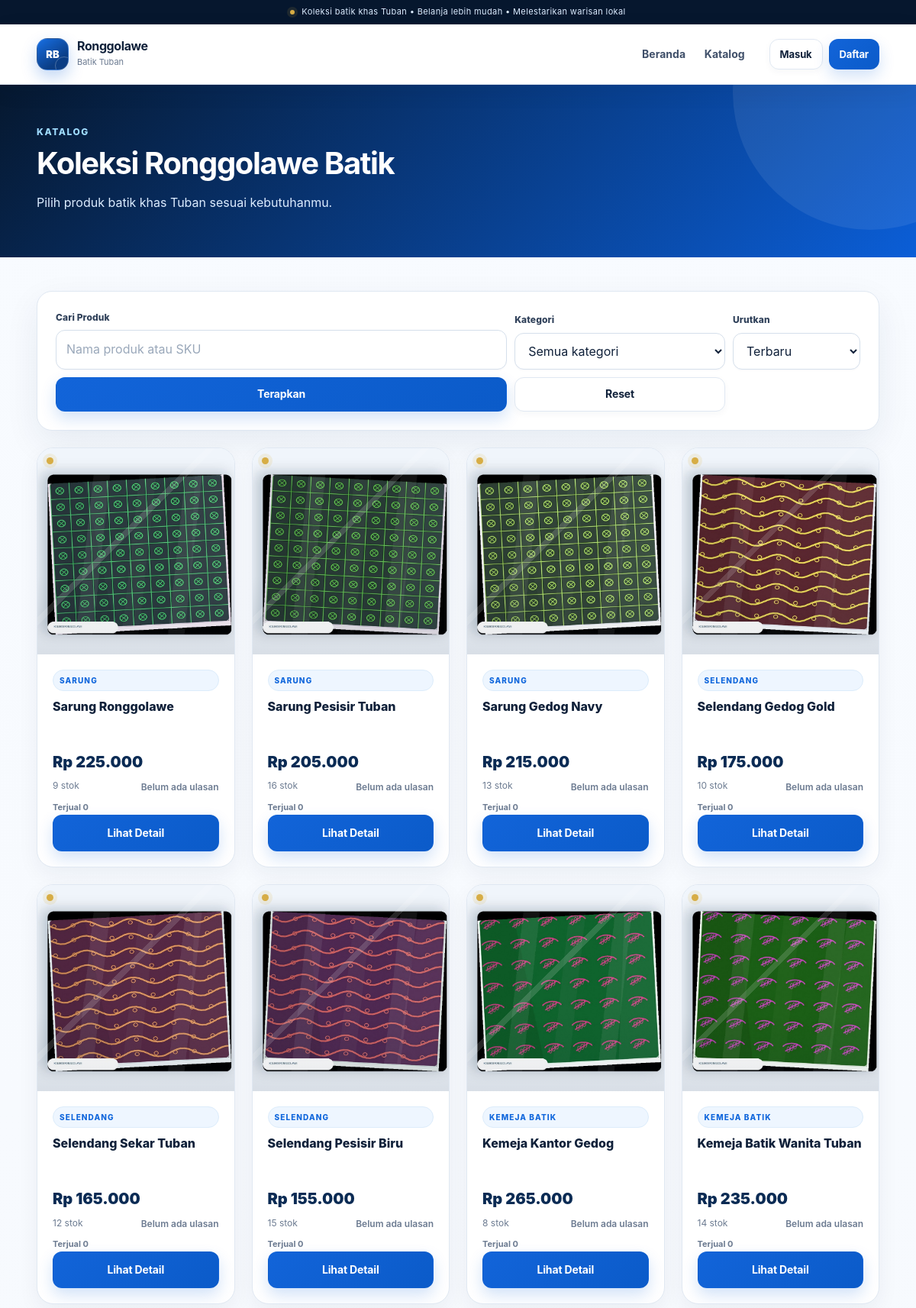
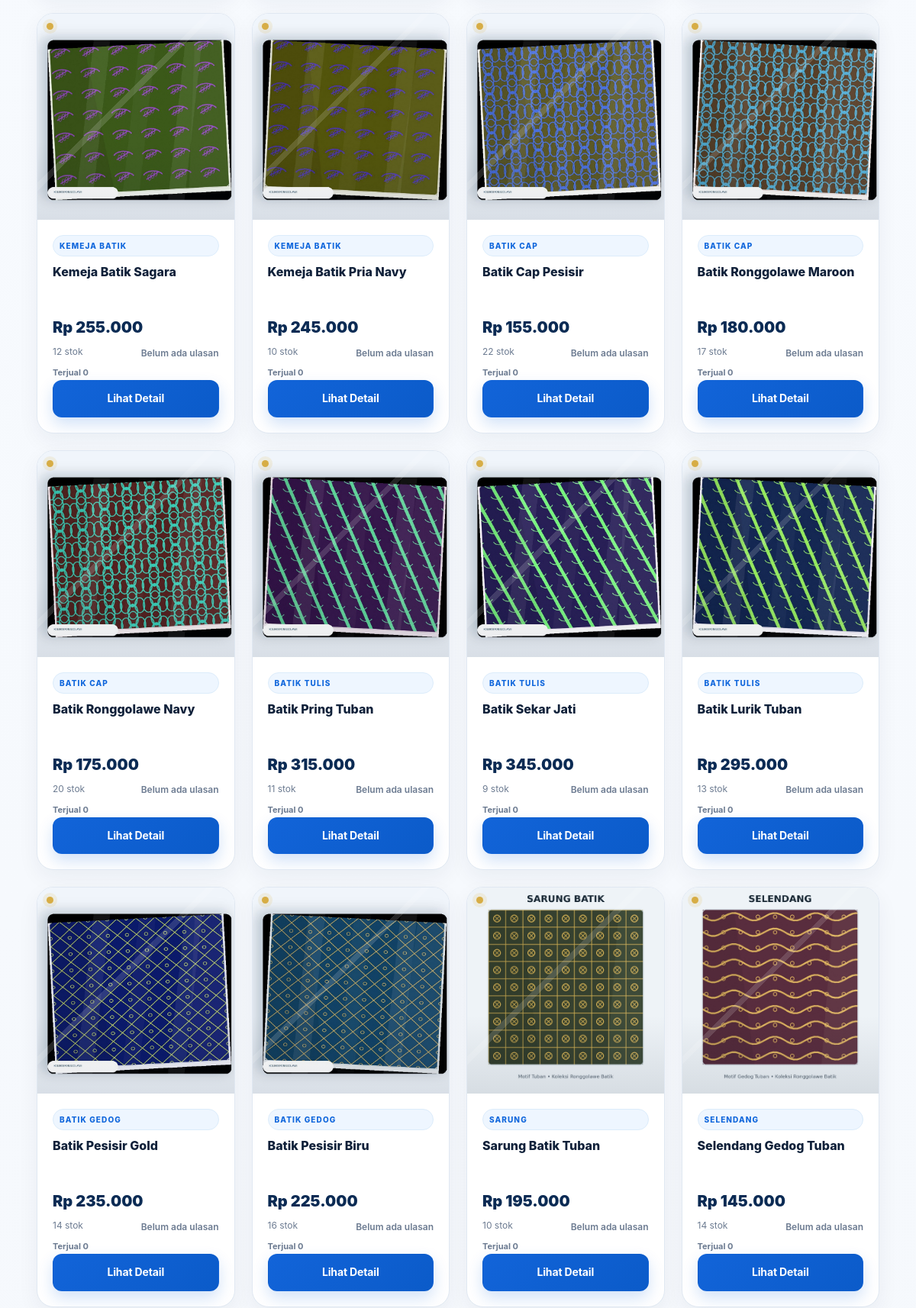
The app's page /user/index.php (upper part) with its own data (2 pictures, top to bottom).
### tables this page shows
CREATE TABLE IF NOT EXISTS products (
    id INT UNSIGNED AUTO_INCREMENT PRIMARY KEY,
    category_id INT UNSIGNED NOT NULL,
    sku VARCHAR(50) NOT NULL UNIQUE,
    nama_produk VARCHAR(150) NOT NULL,
    slug VARCHAR(180) NOT NULL UNIQUE,
    deskripsi TEXT,
    harga DECIMAL(12,2) NOT NULL DEFAULT 0.00,
    stok INT UNSIGNED NOT NULL DEFAULT 0,
    gambar VARCHAR(255),
    status ENUM('aktif','nonaktif') NOT NULL DEFAULT 'aktif',
    created_at TIMESTAMP NOT NULL DEFAULT CURRENT_TIMESTAMP,
    updated_at TIMESTAMP NOT NULL DEFAULT CURRENT_TIMESTAMP ON UPDATE CURRENT_TIMESTAMP,
    INDEX idx_products_category (category_id), INDEX idx_products_status (status), INDEX idx_products_nama (nama_produk),
    CONSTRAINT fk_products_category FOREIGN KEY (category_id) REFERENCES categories(id) ON UPDATE CASCADE ON DELETE RESTRICT
);

CREATE TABLE IF NOT EXISTS categories (
    id INT UNSIGNED AUTO_INCREMENT PRIMARY KEY,
    nama_kategori VARCHAR(100) NOT NULL UNIQUE,
    deskripsi VARCHAR(255),
    status ENUM('aktif','nonaktif') NOT NULL DEFAULT 'aktif',
    created_at TIMESTAMP NOT NULL DEFAULT CURRENT_TIMESTAMP,
    updated_at TIMESTAMP NOT NULL DEFAULT CURRENT_TIMESTAMP ON UPDATE CURRENT_TIMESTAMP,
    INDEX idx_categories_status (status)
);

### includes/functions.php (called while the page is built, shortened)
<?php
function e($value)
{
    return htmlspecialchars((string)$value, ENT_QUOTES, 'UTF-8');
}
function rupiah($value)
{
    return 'Rp ' . number_format((float)$value, 0, ',', '.');
}
?>

### user/index.php (the view, shortened to what this page needs)
<?php
require_once "../config/database.php";
require_once "../includes/functions.php";
$search = trim($_GET['q'] ?? '');
$sort = $_GET['sort'] ?? 'terbaru';
$sort_sql = match ($sort) {
    'harga_terendah' => 'products.harga ASC, products.id DESC',
    'harga_tertinggi' => 'products.harga DESC, products.id DESC',
    'nama' => 'products.nama_produk ASC',
    'terlaris' => 'COALESCE(sales.total_terjual, 0) DESC, products.id DESC',
    'rating' => 'COALESCE(rating_data.avg_rating, 0) DESC, COALESCE(rating_data.total_review, 0) DESC, products.id DESC',
    default => 'products.id DESC'
};
$sql = "SELECT products.*, categories.nama_kategori,
               COALESCE(sales.total_terjual, 0) AS total_terjual,
               COALESCE(rating_data.avg_rating, 0) AS avg_rating,
               COALESCE(rating_data.total_review, 0) AS total_review
        FROM products
        INNER JOIN categories ON products.category_id=categories.id
        LEFT JOIN (
            SELECT od.product_id, SUM(od.jumlah) AS total_terjual
            FROM order_details od
            INNER JOIN orders o ON o.id=od.order_id
            WHERE o.status <> 'Dibatalkan'
            GROUP BY od.product_id
        ) sales ON sales.product_id=products.id
        LEFT JOIN (
            SELECT product_id, AVG(rating) AS avg_rating, COUNT(*) AS total_review
            FROM reviews
            WHERE status='Tampil'
            GROUP BY product_id
        ) rating_data ON rating_data.product_id=products.id
        WHERE products.status='aktif' AND categories.status='aktif'";
$sql .= " ORDER BY " . $sort_sql;
$stmt = mysqli_prepare($conn, $sql);
mysqli_stmt_execute($stmt);
$result_produk = mysqli_stmt_get_result($stmt);
include "../includes/header.php";
?>
<section class="page-hero">
    <div class="container">
        <div class="kicker" style="color:#9fdcff">KATALOG</div>
        <h1>Koleksi Ronggolawe Batik</h1>
        <p>Pilih produk batik khas Tuban sesuai kebutuhanmu.</p>
    </div>
</section>
<section class="content">
    <div class="container">
        <form class="panel" method="GET" style="margin-bottom:22px">
            <div class="catalog-toolbar">
                <div class="form-group">
                    <label>Cari Produk</label>
                    <input type="text" name="q" value="<?= e($search); ?>" placeholder="Nama produk atau SKU">
                </div>
                <div class="form-group">
                    <label>Kategori</label>
                    <select name="category">
                        <option value="0">Semua kategori</option>
                    </select>
                </div>
                <div class="form-group">
                    <label>Urutkan</label>
                    <select name="sort">
                        <option value="terbaru" <?= $sort==='terbaru'?'selected':''; ?>>Terbaru</option>
                    </select>
                </div>
                <button class="btn btn-primary" type="submit">Terapkan</button>
                <a class="btn btn-outline" href="index.php">Reset</a>
            </div>
        </form>
        <div class="product-grid">
            <?php if (mysqli_num_rows($result_produk) > 0): ?>
                <?php while ($product = mysqli_fetch_assoc($result_produk)): ?>
                    <article class="product-card">
                        <div class="product-image">
                            <?php if (!empty($product['gambar'])): ?>
                                <img src="../images/<?= e($product['gambar']); ?>" alt="<?= e($product['nama_produk']); ?>">
                            <?php else: ?>
                                <div class="image-placeholder">Ronggolawe Batik</div>
                            <?php endif; ?>
                        </div>
                        <div class="product-body">
                            <div class="product-category"><?= e($product['nama_kategori']); ?></div>
                            <div class="product-title"><?= e($product['nama_produk']); ?></div>
                            <div class="product-price"><?= rupiah($product['harga']); ?></div>
                            <div class="product-meta-row">
                                <span class="product-stock <?= (int)$product['stok'] <= 0 ? 'is-empty' : ''; ?>"><?= (int)$product['stok']; ?> stok</span>
                                <?php if ((int)$product['total_review'] > 0): ?><span class="product-rating">★ <?= number_format((float)$product['avg_rating'], 1, ',', '.'); ?> <small>(<?= (int)$product['total_review']; ?>)</small></span><?php else: ?><span class="product-rating muted">Belum ada ulasan</span><?php endif; ?>
                            </div>
                            <div class="product-sold">Terjual <?= (int)$product['total_terjual']; ?></div>
                            <a class="btn btn-primary btn-block" href="detail.php?id=<?= (int)$product['id']; ?>">Lihat Detail</a>
                        </div>
                    </article>
                <?php endwhile; ?>
            <?php else: ?>
                <div class="empty" style="grid-column:1/-1">Produk tidak ditemukan. Coba kata kunci atau kategori lain.</div>
            <?php endif; ?>
        </div>
    </div>
</section>
<?php mysqli_stmt_close($stmt); include "../includes/footer.php"; ?>

### records on screen
products: gambar (picture), category.nama_kategori "SARUNG", nama_produk "Sarung Ronggolawe", harga "Rp 225.000", stok "9", total_terjual "0"
products: gambar (picture), category.nama_kategori "SARUNG", nama_produk "Sarung Pesisir Tuban", harga "Rp 205.000", stok "16", total_terjual "0"
products: gambar (picture), category.nama_kategori "SARUNG", nama_produk "Sarung Gedog Navy", harga "Rp 215.000", stok "13", total_terjual "0"
products: gambar (picture), category.nama_kategori "SELENDANG", nama_produk "Selendang Gedog Gold", harga "Rp 175.000", stok "10", total_terjual "0"
products: gambar (picture), category.nama_kategori "SELENDANG", nama_produk "Selendang Sekar Tuban", harga "Rp 165.000", stok "12", total_terjual "0"
products: gambar (picture), category.nama_kategori "SELENDANG", nama_produk "Selendang Pesisir Biru", harga "Rp 155.000", stok "15", total_terjual "0"
products: gambar (picture), category.nama_kategori "KEMEJA BATIK", nama_produk "Kemeja Kantor Gedog", harga "Rp 265.000", stok "8", total_terjual "0"
products: gambar (picture), category.nama_kategori "KEMEJA BATIK", nama_produk "Kemeja Batik Wanita Tuban", harga "Rp 235.000", stok "14", total_terjual "0"
products: gambar (picture), category.nama_kategori "KEMEJA BATIK", nama_produk "Kemeja Batik Sagara", harga "Rp 255.000", stok "12", total_terjual "0"
products: gambar (picture), category.nama_kategori "KEMEJA BATIK", nama_produk "Kemeja Batik Pria Navy", harga "Rp 245.000", stok "10", total_terjual "0"
products: gambar (picture), category.nama_kategori "BATIK CAP", nama_produk "Batik Cap Pesisir", harga "Rp 155.000", stok "22", total_terjual "0"
products: gambar (picture), category.nama_kategori "BATIK CAP", nama_produk "Batik Ronggolawe Maroon", harga "Rp 180.000", stok "17", total_terjual "0"
products: gambar (picture), category.nama_kategori "BATIK CAP", nama_produk "Batik Ronggolawe Navy", harga "Rp 175.000", stok "20", total_terjual "0"
products: gambar (picture), category.nama_kategori "BATIK TULIS", nama_produk "Batik Pring Tuban", harga "Rp 315.000", stok "11", total_terjual "0"
products: gambar (picture), category.nama_kategori "BATIK TULIS", nama_produk "Batik Sekar Jati", harga "Rp 345.000", stok "9", total_terjual "0"
products: gambar (picture), category.nama_kategori "BATIK TULIS", nama_produk "Batik Lurik Tuban", harga "Rp 295.000", stok "13", total_terjual "0"
products: gambar (picture), category.nama_kategori "BATIK GEDOG", nama_produk "Batik Pesisir Gold", harga "Rp 235.000", stok "14", total_terjual "0"
products: gambar (picture), category.nama_kategori "BATIK GEDOG", nama_produk "Batik Pesisir Biru", harga "Rp 225.000", stok "16", total_terjual "0"
products: gambar (picture), category.nama_kategori "SARUNG", nama_produk "Sarung Batik Tuban", harga "Rp 195.000", stok "10", total_terjual "0"
products: gambar (picture), category.nama_kategori "SELENDANG", nama_produk "Selendang Gedog Tuban", harga "Rp 145.000", stok "14", total_terjual "0"
